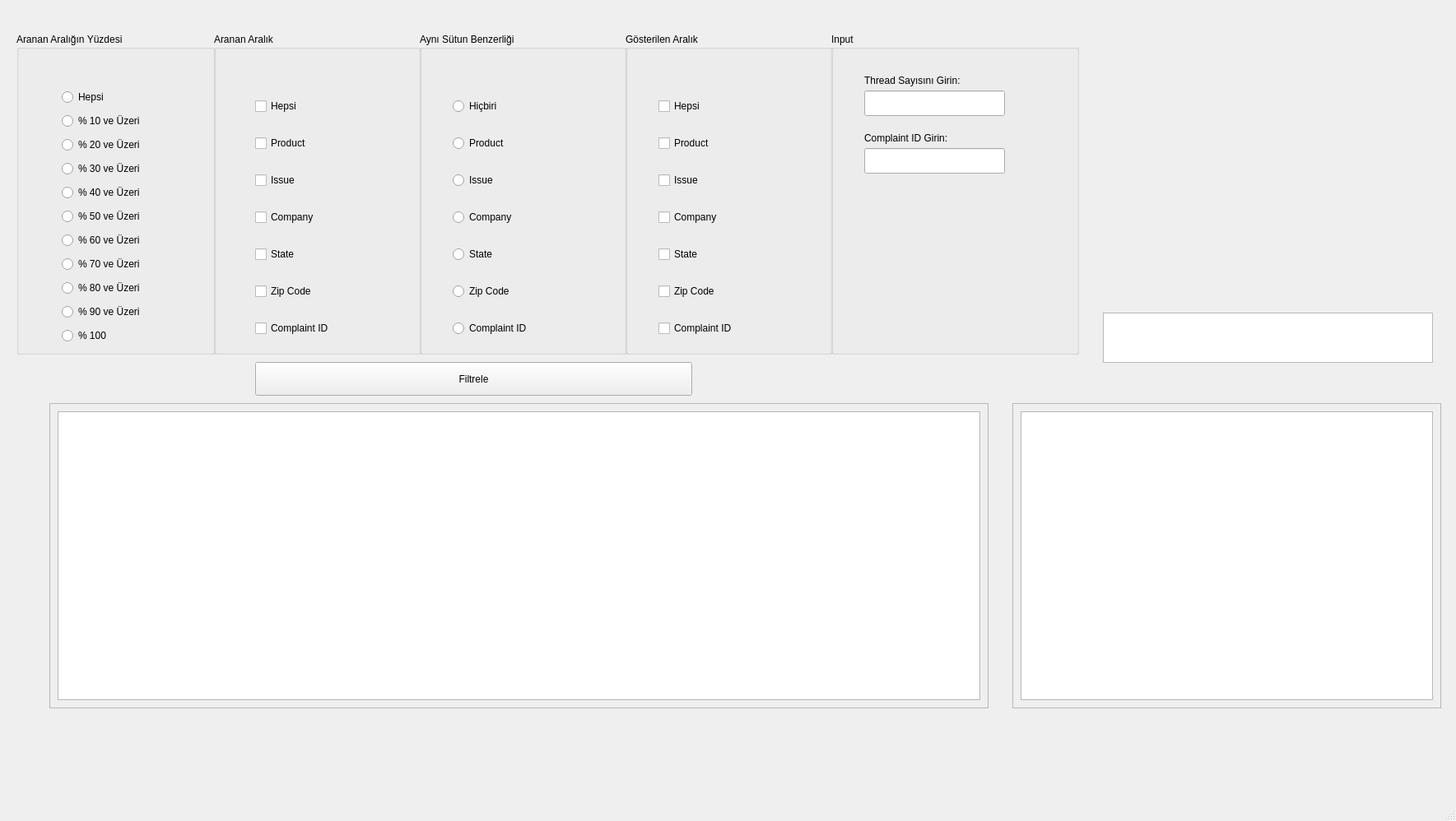
<?xml version="1.0" encoding="UTF-8"?>
<ui version="4.0">
 <class>MainWindow</class>
 <widget class="QMainWindow" name="MainWindow">
  <property name="geometry">
   <rect>
    <x>0</x>
    <y>0</y>
    <width>1769</width>
    <height>998</height>
   </rect>
  </property>
  <property name="windowTitle">
   <string>MainWindow</string>
  </property>
  <widget class="QWidget" name="centralwidget">
   <widget class="QPushButton" name="Filtrele">
    <property name="geometry">
     <rect>
      <x>310</x>
      <y>440</y>
      <width>531</width>
      <height>41</height>
     </rect>
    </property>
    <property name="text">
     <string>Filtrele</string>
    </property>
    <property name="checkable">
     <bool>false</bool>
    </property>
    <property name="autoRepeat">
     <bool>false</bool>
    </property>
    <property name="autoExclusive">
     <bool>false</bool>
    </property>
   </widget>
   <widget class="QScrollArea" name="scrollArea">
    <property name="geometry">
     <rect>
      <x>60</x>
      <y>490</y>
      <width>1141</width>
      <height>371</height>
     </rect>
    </property>
    <property name="widgetResizable">
     <bool>true</bool>
    </property>
    <widget class="QWidget" name="scrollAreaWidgetContents_2">
     <property name="geometry">
      <rect>
       <x>0</x>
       <y>0</y>
       <width>1139</width>
       <height>369</height>
      </rect>
     </property>
     <layout class="QHBoxLayout" name="horizontalLayout_2">
      <item>
       <widget class="QTableWidget" name="table"/>
      </item>
     </layout>
    </widget>
   </widget>
   <widget class="QGroupBox" name="groupOran">
    <property name="geometry">
     <rect>
      <x>20</x>
      <y>40</y>
      <width>241</width>
      <height>391</height>
     </rect>
    </property>
    <property name="title">
     <string>Aranan Aralığın Yüzdesi</string>
    </property>
    <widget class="QWidget" name="verticalLayoutWidget">
     <property name="geometry">
      <rect>
       <x>50</x>
       <y>60</y>
       <width>171</width>
       <height>331</height>
      </rect>
     </property>
     <layout class="QGridLayout" name="layoutBenzerlik">
      <property name="leftMargin">
       <number>5</number>
      </property>
      <property name="topMargin">
       <number>5</number>
      </property>
      <property name="rightMargin">
       <number>5</number>
      </property>
      <property name="bottomMargin">
       <number>5</number>
      </property>
      <item row="2" column="0">
       <widget class="QRadioButton" name="cb20">
        <property name="text">
         <string>% 20 ve Üzeri</string>
        </property>
       </widget>
      </item>
      <item row="4" column="0">
       <widget class="QRadioButton" name="cb40">
        <property name="text">
         <string>% 40 ve Üzeri</string>
        </property>
       </widget>
      </item>
      <item row="7" column="0">
       <widget class="QRadioButton" name="cb70">
        <property name="text">
         <string>% 70 ve Üzeri</string>
        </property>
       </widget>
      </item>
      <item row="10" column="0">
       <widget class="QRadioButton" name="cb100">
        <property name="text">
         <string>% 100</string>
        </property>
       </widget>
      </item>
      <item row="1" column="0">
       <widget class="QRadioButton" name="cb10">
        <property name="text">
         <string>% 10 ve Üzeri</string>
        </property>
       </widget>
      </item>
      <item row="3" column="0">
       <widget class="QRadioButton" name="cb30">
        <property name="text">
         <string>% 30 ve Üzeri</string>
        </property>
       </widget>
      </item>
      <item row="9" column="0">
       <widget class="QRadioButton" name="cb90">
        <property name="text">
         <string>% 90 ve Üzeri</string>
        </property>
       </widget>
      </item>
      <item row="5" column="0">
       <widget class="QRadioButton" name="cb50">
        <property name="text">
         <string>% 50 ve Üzeri</string>
        </property>
       </widget>
      </item>
      <item row="8" column="0">
       <widget class="QRadioButton" name="cb80">
        <property name="text">
         <string>% 80 ve Üzeri</string>
        </property>
       </widget>
      </item>
      <item row="6" column="0">
       <widget class="QRadioButton" name="cb60">
        <property name="text">
         <string>% 60 ve Üzeri</string>
        </property>
       </widget>
      </item>
      <item row="0" column="0">
       <widget class="QRadioButton" name="cb0">
        <property name="text">
         <string>Hepsi</string>
        </property>
       </widget>
      </item>
     </layout>
    </widget>
   </widget>
   <widget class="QScrollArea" name="scrollArea_3">
    <property name="geometry">
     <rect>
      <x>1230</x>
      <y>490</y>
      <width>521</width>
      <height>371</height>
     </rect>
    </property>
    <property name="widgetResizable">
     <bool>true</bool>
    </property>
    <widget class="QWidget" name="scrollAreaWidgetContents_3">
     <property name="geometry">
      <rect>
       <x>0</x>
       <y>0</y>
       <width>519</width>
       <height>369</height>
      </rect>
     </property>
     <layout class="QHBoxLayout" name="horizontalLayout">
      <item>
       <widget class="QTableWidget" name="threadtable"/>
      </item>
     </layout>
    </widget>
   </widget>
   <widget class="QLabel" name="label">
    <property name="geometry">
     <rect>
      <x>930</x>
      <y>0</y>
      <width>311</width>
      <height>91</height>
     </rect>
    </property>
    <property name="text">
     <string/>
    </property>
   </widget>
   <widget class="QGroupBox" name="groupInput">
    <property name="geometry">
     <rect>
      <x>1010</x>
      <y>40</y>
      <width>301</width>
      <height>391</height>
     </rect>
    </property>
    <property name="title">
     <string>Input</string>
    </property>
    <widget class="QLineEdit" name="threadCount">
     <property name="geometry">
      <rect>
       <x>40</x>
       <y>70</y>
       <width>171</width>
       <height>31</height>
      </rect>
     </property>
    </widget>
    <widget class="QLineEdit" name="CompID">
     <property name="geometry">
      <rect>
       <x>40</x>
       <y>140</y>
       <width>171</width>
       <height>31</height>
      </rect>
     </property>
    </widget>
    <widget class="QLabel" name="label_2">
     <property name="geometry">
      <rect>
       <x>40</x>
       <y>120</y>
       <width>141</width>
       <height>16</height>
      </rect>
     </property>
     <property name="font">
      <font>
       <pointsize>9</pointsize>
      </font>
     </property>
     <property name="text">
      <string>Complaint ID Girin:</string>
     </property>
    </widget>
    <widget class="QLabel" name="label_3">
     <property name="geometry">
      <rect>
       <x>40</x>
       <y>50</y>
       <width>171</width>
       <height>16</height>
      </rect>
     </property>
     <property name="font">
      <font>
       <pointsize>9</pointsize>
      </font>
     </property>
     <property name="text">
      <string>Thread Sayısını Girin:</string>
     </property>
    </widget>
   </widget>
   <widget class="QGroupBox" name="groupRows2">
    <property name="geometry">
     <rect>
      <x>260</x>
      <y>40</y>
      <width>251</width>
      <height>391</height>
     </rect>
    </property>
    <property name="title">
     <string>Aranan Aralık</string>
    </property>
    <widget class="QWidget" name="gridLayoutWidget_2">
     <property name="geometry">
      <rect>
       <x>50</x>
       <y>60</y>
       <width>160</width>
       <height>331</height>
      </rect>
     </property>
     <layout class="QGridLayout" name="gridLayout_2">
      <item row="2" column="0">
       <widget class="QCheckBox" name="checkBox_11">
        <property name="text">
         <string>Issue</string>
        </property>
       </widget>
      </item>
      <item row="4" column="0">
       <widget class="QCheckBox" name="checkBox_13">
        <property name="text">
         <string>State</string>
        </property>
       </widget>
      </item>
      <item row="3" column="0">
       <widget class="QCheckBox" name="checkBox_10">
        <property name="text">
         <string>Company</string>
        </property>
       </widget>
      </item>
      <item row="5" column="0">
       <widget class="QCheckBox" name="checkBox_9">
        <property name="text">
         <string>Zip Code</string>
        </property>
       </widget>
      </item>
      <item row="1" column="0">
       <widget class="QCheckBox" name="checkBox_8">
        <property name="text">
         <string>Product</string>
        </property>
       </widget>
      </item>
      <item row="0" column="0">
       <widget class="QCheckBox" name="checkBox_12">
        <property name="text">
         <string>Hepsi</string>
        </property>
       </widget>
      </item>
      <item row="6" column="0">
       <widget class="QCheckBox" name="checkBox_14">
        <property name="text">
         <string>Complaint ID</string>
        </property>
       </widget>
      </item>
     </layout>
    </widget>
   </widget>
   <widget class="QGroupBox" name="groupRows3">
    <property name="geometry">
     <rect>
      <x>760</x>
      <y>40</y>
      <width>251</width>
      <height>391</height>
     </rect>
    </property>
    <property name="title">
     <string>Gösterilen Aralık</string>
    </property>
    <widget class="QWidget" name="gridLayoutWidget_5">
     <property name="geometry">
      <rect>
       <x>40</x>
       <y>60</y>
       <width>160</width>
       <height>331</height>
      </rect>
     </property>
     <layout class="QGridLayout" name="gridLayout_5">
      <item row="1" column="0">
       <widget class="QCheckBox" name="checkBox_29">
        <property name="text">
         <string>Product</string>
        </property>
       </widget>
      </item>
      <item row="5" column="0">
       <widget class="QCheckBox" name="checkBox_30">
        <property name="text">
         <string>Zip Code</string>
        </property>
       </widget>
      </item>
      <item row="3" column="0">
       <widget class="QCheckBox" name="checkBox_31">
        <property name="text">
         <string>Company</string>
        </property>
       </widget>
      </item>
      <item row="2" column="0">
       <widget class="QCheckBox" name="checkBox_32">
        <property name="text">
         <string>Issue</string>
        </property>
       </widget>
      </item>
      <item row="0" column="0">
       <widget class="QCheckBox" name="checkBox_33">
        <property name="text">
         <string>Hepsi</string>
        </property>
       </widget>
      </item>
      <item row="4" column="0">
       <widget class="QCheckBox" name="checkBox_34">
        <property name="text">
         <string>State</string>
        </property>
       </widget>
      </item>
      <item row="6" column="0">
       <widget class="QCheckBox" name="checkBox_35">
        <property name="text">
         <string>Complaint ID</string>
        </property>
       </widget>
      </item>
     </layout>
    </widget>
   </widget>
   <widget class="QGroupBox" name="groupRows">
    <property name="geometry">
     <rect>
      <x>510</x>
      <y>40</y>
      <width>251</width>
      <height>391</height>
     </rect>
    </property>
    <property name="title">
     <string>Aynı Sütun Benzerliği</string>
    </property>
    <widget class="QWidget" name="gridLayoutWidget">
     <property name="geometry">
      <rect>
       <x>40</x>
       <y>60</y>
       <width>160</width>
       <height>331</height>
      </rect>
     </property>
     <layout class="QGridLayout" name="gridLayout">
      <item row="1" column="0">
       <widget class="QRadioButton" name="radioButton_6">
        <property name="text">
         <string>Product</string>
        </property>
       </widget>
      </item>
      <item row="3" column="0">
       <widget class="QRadioButton" name="radioButton_4">
        <property name="text">
         <string>Company</string>
        </property>
       </widget>
      </item>
      <item row="0" column="0">
       <widget class="QRadioButton" name="radioButton_7">
        <property name="text">
         <string>Hiçbiri</string>
        </property>
       </widget>
      </item>
      <item row="2" column="0">
       <widget class="QRadioButton" name="radioButton_5">
        <property name="text">
         <string>Issue</string>
        </property>
       </widget>
      </item>
      <item row="5" column="0">
       <widget class="QRadioButton" name="radioButton">
        <property name="text">
         <string>Zip Code</string>
        </property>
       </widget>
      </item>
      <item row="4" column="0">
       <widget class="QRadioButton" name="radioButton_3">
        <property name="text">
         <string>State</string>
        </property>
       </widget>
      </item>
      <item row="6" column="0">
       <widget class="QRadioButton" name="radioButton_2">
        <property name="text">
         <string>Complaint ID</string>
        </property>
       </widget>
      </item>
     </layout>
    </widget>
   </widget>
   <widget class="QTableWidget" name="timeTable">
    <property name="geometry">
     <rect>
      <x>1340</x>
      <y>380</y>
      <width>401</width>
      <height>61</height>
     </rect>
    </property>
   </widget>
  </widget>
  <widget class="QMenuBar" name="menubar">
   <property name="geometry">
    <rect>
     <x>0</x>
     <y>0</y>
     <width>1769</width>
     <height>26</height>
    </rect>
   </property>
  </widget>
  <widget class="QStatusBar" name="statusbar"/>
 </widget>
 <resources/>
 <connections/>
</ui>
